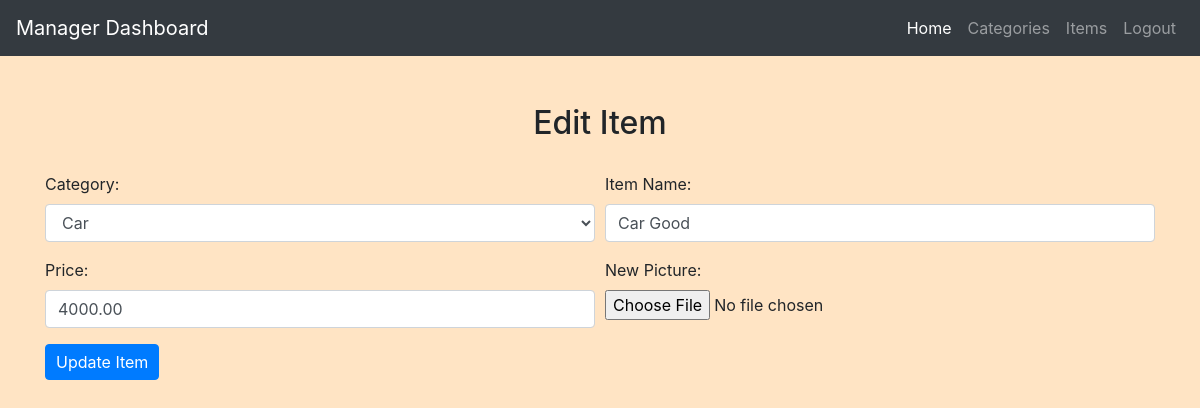
Page /manager/edit_item.php?id=1 (signed in) on the committed database.
### tables this page shows
CREATE TABLE `items` (
  `ItemID` int(11) NOT NULL,
  `CategoryID` int(11) DEFAULT NULL,
  `ShopID` int(11) DEFAULT NULL,
  `ItemName` varchar(255) NOT NULL,
  `Price` decimal(10,2) NOT NULL,
  `Picture` varchar(255) DEFAULT NULL
);

CREATE TABLE `categories` (
  `CategoryID` int(11) NOT NULL,
  `ShopID` int(11) DEFAULT NULL,
  `CategoryName` varchar(255) DEFAULT NULL
);

### manager/edit_item.php (the view, shortened to what this page needs)
<?php
include('config.php');
$itemId = $_GET['id'];
$sql = "SELECT * FROM Items WHERE ItemID = $itemId";
$result = mysqli_query($conn, $sql);
if (mysqli_num_rows($result) == 1) {
    $item = mysqli_fetch_assoc($result);
} else {
    header("Location: view_items.php");
    exit;
}
$categoriesQuery = "SELECT * FROM Categories WHERE ShopID = '{$item['ShopID']}'";
$categoriesResult = mysqli_query($conn, $categoriesQuery);
if (mysqli_num_rows($categoriesResult) > 0) {
    $categories = mysqli_fetch_all($categoriesResult, MYSQLI_ASSOC);
} else {
    $categories = [];
}
?>
<!DOCTYPE html>
<html>
<head>
    <link rel="stylesheet" href="https://maxcdn.bootstrapcdn.com/bootstrap/4.5.2/css/bootstrap.min.css">
    <link rel="stylesheet" href="../css/style.css">
</head>
<body>
<?php include('manager_navbar.php'); ?>
<div class="container mt-5">
    <h2>Edit Item</h2>
    <form method="post" action="<?php echo htmlspecialchars($_SERVER["PHP_SELF"]) . '?id=' . $itemId; ?>" enctype="multipart/form-data">
        <div class="form-row">
            <div class="form-group col-md-6">
                <label for="category_id">Category:</label>
                <select class="form-control" id="category_id" name="category_id" required>
                    <?php foreach ($categories as $category): ?>
                        <option value="<?php echo $category['CategoryID']; ?>" <?php echo ($category['CategoryID'] == $item['CategoryID']) ? 'selected' : ''; ?>>
                            <?php echo $category['CategoryName']; ?>
                        </option>
                    <?php endforeach; ?>
                </select>
            </div>
            <div class="form-group col-md-6">
                <label for="item_name">Item Name:</label>
                <input type="text" class="form-control" id="item_name" name="item_name" value="<?php echo $item['ItemName']; ?>" required>
            </div>
        </div>
        <div class="form-row">
            <div class="form-group col-md-6">
                <label for="price">Price:</label>
                <input type="number" step="0.01" class="form-control" id="price" name="price" value="<?php echo $item['Price']; ?>" required>
            </div>
            <div class="form-group col-md-6">
                <label for="new_picture">New Picture:</label>
                <input type="file" class="form-control-file" id="new_picture" name="new_picture">
            </div>
        </div>
        <button type="submit" class="btn btn-primary">Update Item</button>
    </form>
</div>
</body>
</html>

### css/style.css (style rules this page uses)
body { background-color: bisque; }
h1, h2, h3, h4 { text-align: center; margin-top: 30px; margin-bottom: 30px; }
.btn-primary { padding: 5px 10px; }

### rows in the picture
items: category_id "Car", item_name "Car Good", price "4000.00"
